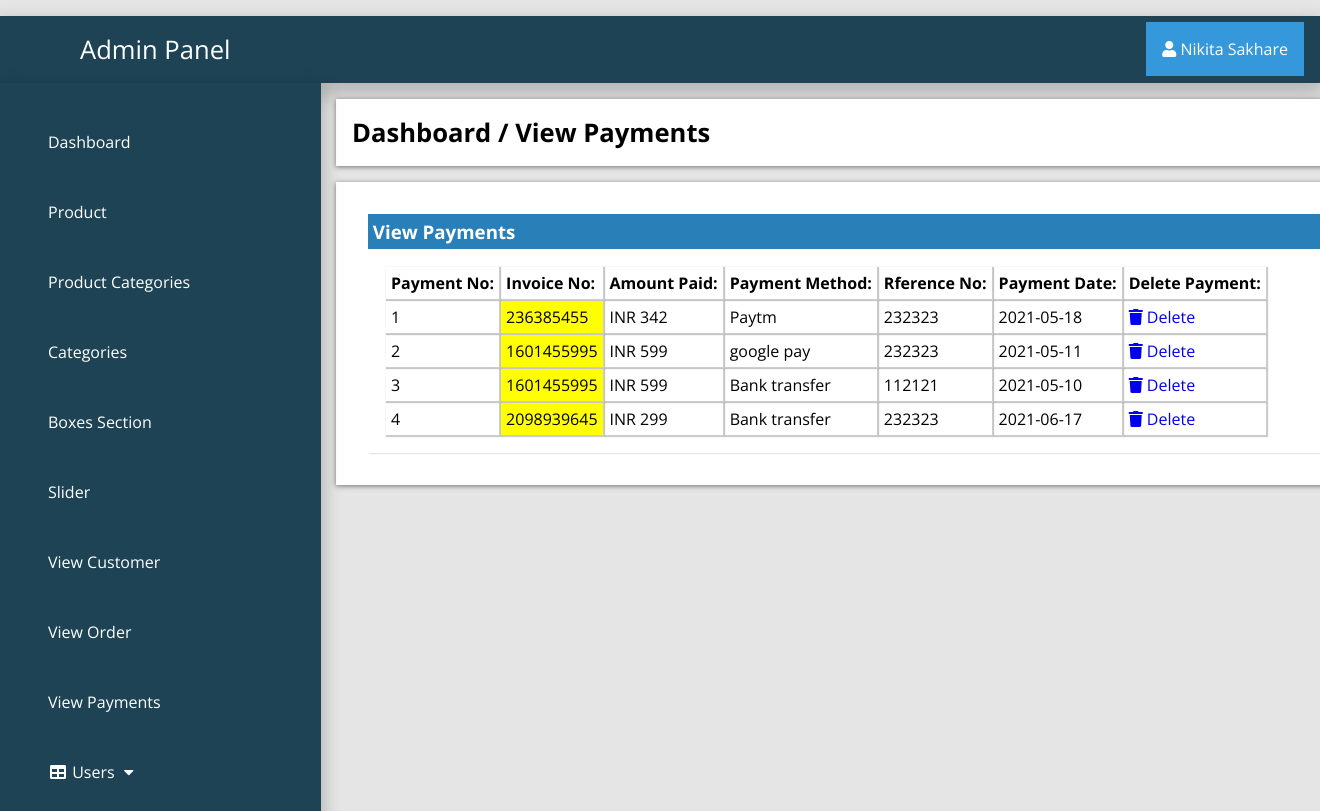
The page /admin_area/index.php?view_payments (signed in) on the database its author committed.
### tables this page shows
CREATE TABLE `payments` (
  `payment_id` int(100) NOT NULL,
  `invoice_id` int(100) NOT NULL,
  `amount` int(100) NOT NULL,
  `payment_mode` text NOT NULL,
  `ref_no` int(100) NOT NULL,
  `payment_date` text NOT NULL
);

### admin_area/view_payments.php (the view, shortened to what this page needs)
<?php
if (!isset($_SESSION['admin_email'])){
  echo "<script>window.open('login.php','_self')</script>";
  }else{
?>
<div class="row">
	<div class="col-lg-12">
		<div class="breadcrump">
			<li class="active">
				Dashboard / View Payments
			</li>
		</div>
	</div>
</div>
<div class="row">
	<div class="col-lg-12">
		<div class="panel panel-default">
			<div class="panel-heading">
				<h3 class="panel-title">
					View Payments
				</h3>
			</div>
			<div class="panel-body">
                <div class="table-responsive">
                    <table class="table table-bordered table-hover table-striped">
                        <thead>
                            <tr>
                                <th>Payment No: </th>
                                <th>Invoice No: </th>
                                <th>Amount Paid: </th>
                                <th>Payment Method: </th>
                                <th>Rference No: </th>
                                <th>Payment Date: </th>
                                <th>Delete Payment: </th>
                            </tr>
                        </thead>
                        <tbody>
                            <?php
                            $i=0;
                            $get_payments="select * from payments";
                            $run_payments=mysqli_query($con,$get_payments);
                            while ($row_payments=mysqli_fetch_array($run_payments)) {
                                $payment_id=$row_payments['payment_id'];
                                $invoice_id=$row_payments['invoice_id'];
                                $amount=$row_payments['amount'];
                                $payment_mode=$row_payments['payment_mode'];
                                $ref_no=$row_payments['ref_no'];
                                $payment_date=$row_payments['payment_date'];
                                $i++;
                                 ?>
                            <tr>
                                <td><?php echo $i; ?></td>
                                <td bgcolor="yellow"><?php echo $invoice_id; ?></td>
                                <td> INR <?php echo $amount; ?></td>
                                <td><?php echo $payment_mode; ?></td>
                                <td><?php echo $ref_no; ?></td>
                                <td><?php echo $payment_date; ?></td>
                                <td>
                                    <a href="index.php?payment_delete=<?php echo $payment_id; ?>"> <i class="fa fa-trash"></i> Delete </a>
                                </td>
                            </tr>
                        <?php } ?>
                        </tbody>
                    </table>
                </div>
            </div>
        </div>
    </div>
</div>
<?php } ?>

### admin_area/includes/sidebar.php (shortened to what this page needs)
<?php
if (!isset($_SESSION['admin_email'])){
  echo "<script>window.open('login.php','_self')</script>";
  }else{
?>
<nav class="navbar navbar-inverse navbar-fixed-top" >
	<div class="navbar-header">
		<a href="index.php?dashboard" class="navbar-brand"><span>Admin Panel</span></a>
	</div>
		<div class="dropdown">
		 <button onclick="myFunction()" class="dropbtn"><i class="fa fa-user"></i> <?php echo $admin_name; ?></a></button>
		</div>
	<div class="collapse navbar-collapse navbar-ex1-collapse">
	<ul class="nav navbar-nav side-nav">
  <li>
    <a href="index.php?dashboard"><i class=""></i> Dashboard</a>
  </li>
  <li class="button-dropdown" id="#products">
    <a href="#" class="dropdown-toggle" data-toggle="collapse" data-target="#products"><i class=""></i> Product <i class=""></i></a>
  </li>
  <li class="button-dropdown" id="#products_cat">
    <a href="#" class="dropdown-toggle" data-toggle="collapse" data-target="#products_cat"><i class=""></i> Product Categories <i class=""></i></a>
  </li>
  <li class="button-dropdown" id="#category">
    <a href="#" class="dropdown-toggle" data-toggle="collapse" data-target="#category"><i class=""></i> Categories <i class=""></i></a>
  </li>
<li class="button-dropdown" >
  <a href="#" class="dropdown-toggle" data-toggle="collapse" data-target="#boxes">
    <i class=""></i> Boxes Section <i class=""></i>
  </a>
</li>
  <li class="button-dropdown">
    <a href="#" class="dropdown-toggle" data-toggle="collapse" data-target="#slider"><i class=""></i>  Slider <i class=""></i></a>
  </li>
  <li>
  	<a href="index.php?view_customer">
  		<i class=""></i> View Customer
  	</a>
  </li>
  <li>
  	<a href="index.php?view_order">
  		<i class=""></i> View Order
  	</a>
  </li>
  <li>
  	<a href="index.php?view_payments">
  		<i class=""></i> View Payments
  	</a>
  </li>
  <li class="button-dropdown">
    <a href="#" class="dropdown-toggle" data-toggle="collapse" data-target="#users"><i class="fa fa-fw fa-table"></i>  Users <i class="fa fa-fw fa-caret-down"></i></a>
  </li>
</ul>
</div>
</nav>
<?php } ?>

### admin_area/css/style.css (style rules this page uses)
:root { --blue:#2980b9; }
body { margin-top: ; }
* { font-family: 'Open Sans', sans-serif; margin:0; padding:0; box-sizing: border-box; text-decoration: none; transition: all .2s cubic-bezier(.37,1.14,.26,1.24); }
html { background-color: rgba(0,0,0,.1); }
.navbar-fixed-top { background:#1d4354; padding: 1rem; margin-top: 1rem; box-shadow: 0px 8px 16px 4px rgba(0,0,0,0.2); margin-left: ; margin-right: ; }
.navbar-fixed-top a span { margin-left: 4rem; }
.navbar-fixed-top .navbar-brand { font-size: 1.6rem; color: #ffffff; }
.dropbtn { background-color: #3498DB; color: white; padding: 16px; font-size: 16px; border: none; cursor: pointer; }
.dropdown { position: relative; display: inline-block; float: right; margin-top: -2.8rem; }
.nav { position: absolute; top: 51px; margin-top: 32px; width: auto; height: 110%; border-radius: 0; display: block; background-color: #1d4354; bottom: 0; overflow: hidden; padding-bottom: 40px; box-shadow: 0px 8px 16px 4px rgba(0,0,0,0.2); margin-left: -1rem; }
.nav>li>a { width: 225px; display: block; color: #ffffff; margin: 3rem; }
.row { width: 81.2%; background-color: #ffffff; margin: auto; margin-left: 21rem; margin-top: 1rem; padding: 1rem; display: ; }
.panel { text-align: left; box-shadow: 1px 1px 1px 0px rgba(0.1,0.1,0.1,0.1); margin: 1rem; background-color: #ffffff; padding: rem; }
.panel-heading .panel-title { background-color: #2980b9; color: #ffffff; padding: .3rem; }
.table-responsive .table-striped th { padding: 5px; box-shadow: 1px 1px 1px 1px rgba(0.1,0.1,0.1,0.2); }
.table-responsive .table-striped tbody td { box-shadow: 1px 1px 1px 1px rgba(0.1,0.1,0.1,0.2); padding:5px; }
.breadcrump .active { font-weight: bold; font-size: 1.6rem; }
.row { list-style: none; box-shadow: 0 1px 5px rgba(0, 0, 0, 0.5); }
.panel-body { display: flex; align-items: center; justify-content: left; padding: 1rem; flex-wrap: wrap; }

### rows shown on the page
payments: invoice "236385455", amount "342", payment_mode "Paytm", ref_no "232323", payment_date "2021-05-18"
payments: invoice "1601455995", amount "599", payment_mode "google pay", ref_no "232323", payment_date "2021-05-11"
payments: invoice "1601455995", amount "599", payment_mode "Bank transfer", ref_no "112121", payment_date "2021-05-10"
payments: invoice "2098939645", amount "299", payment_mode "Bank transfer", ref_no "232323", payment_date "2021-06-17"

### other values the page prints
$admin_name "Nikita Sakhare"
